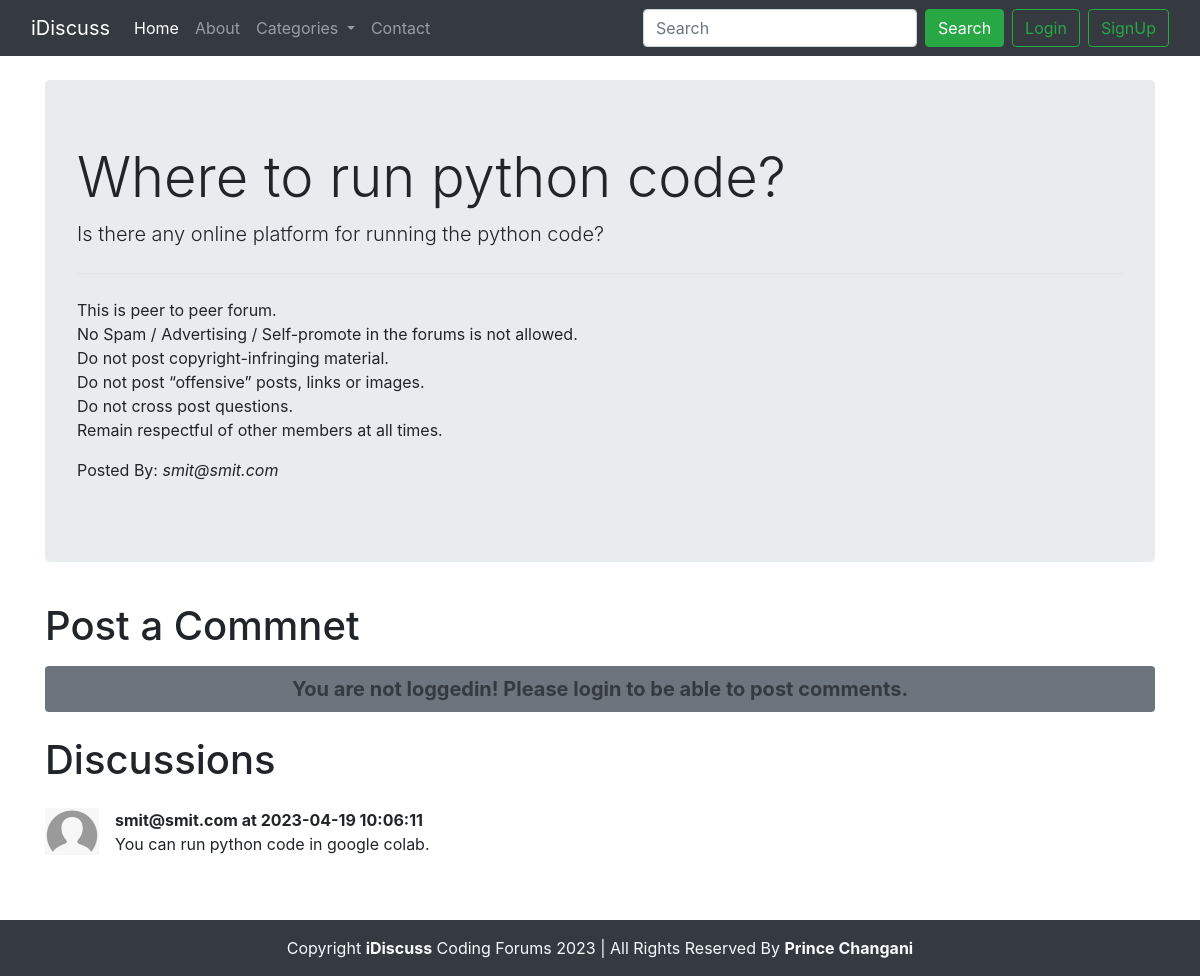
Screenshot of /thread.php?threadid=3 with the database file from the repository.
### tables this page shows
CREATE TABLE `threads` (
  `thread_id` int(7) NOT NULL,
  `thread_title` varchar(255) NOT NULL,
  `thread_desc` text NOT NULL,
  `thread_cat_id` int(7) NOT NULL,
  `thread_user_id` int(7) NOT NULL,
  `timestamp` datetime NOT NULL DEFAULT current_timestamp()
);

CREATE TABLE `users` (
  `sno` int(8) NOT NULL,
  `user_email` varchar(30) NOT NULL,
  `user_pass` varchar(255) NOT NULL,
  `timestamp` datetime NOT NULL
);

CREATE TABLE `comments` (
  `comment_id` int(8) NOT NULL,
  `comment_content` text NOT NULL,
  `thread_id` int(8) NOT NULL,
  `comment_by` int(8) NOT NULL,
  `comment_time` datetime NOT NULL DEFAULT current_timestamp()
);

### thread.php (the view, shortened to what this page needs)
<!doctype html>
<html lang="en">
<head>
    <link href="https://cdn.jsdelivr.net/npm/bootstrap@5.3.0-alpha3/dist/css/bootstrap.min.css" rel="stylesheet"
>
    <link rel="stylesheet" href="https://cdn.jsdelivr.net/npm/bootstrap@4.6.2/dist/css/bootstrap.min.css"
>
</head>
<body>
    <?php
        include 'partials/_dbconnect.php';
        include 'partials/_header.php';
    ?>
    <?php
        $id = $_GET['threadid'];
        $sql = "SELECT * FROM `threads` WHERE thread_id=$id";
        $result = mysqli_query($conn, $sql);
        while($row = mysqli_fetch_assoc($result))
        {
            $title = $row['thread_title'];
            $desc = $row['thread_desc'];
            $thread_user_id = $row['thread_user_id'];
            $sql2 = "SELECT user_email FROM `users` WHERE sno='$thread_user_id'";
            $result2 = mysqli_query($conn, $sql2);
            $row2 = mysqli_fetch_assoc($result2);
            $posted_by = $row2['user_email'];
        }
    ?>
    <div class="container my-4">
        <div class="jumbotron">
            <h1 class="display-4 "><?php echo $title; ?></h1>
            <p class="lead"><?php echo $desc; ?></p>
            <hr class="my-4">
            <p>
                This is peer to peer forum.
                <br>No Spam / Advertising / Self-promote in the forums is not allowed.
                <br>Do not post copyright-infringing material.
                <br>Do not post “offensive” posts, links or images.
                <br>Do not cross post questions.
                <br>Remain respectful of other members at all times.
            </p>
            <p>Posted By: <em><?php echo $posted_by; ?></em></p>
        </div>
    </div>
    <?php
        if(isset($_SESSION['loggedin']) && $_SESSION['loggedin']==true)
        {
            echo '
                <div class="container">
                    <h1 class="py-2">Post a Comment</h1>
                    <form action="' . $_SERVER['REQUEST_URI'] . '" method="POST">
                        <div class="form-group">
                            <label for="comment" class="fw-bold">Type Your comment</label>
                            <textarea class="form-control" id="comment" name="comment" rows="3"></textarea>
                            <input type="hidden" name="sno" value="' . $_SESSION['sno'] . '" >
                        </div>
                        <button type="submit" class="btn btn-success">Post Comment</button>
                    </form>
                </div>
                ';
        }
        else{
            echo '
                <div class="container">
                    <h1 class="py-2">Post a Commnet</h1>
                    <p class="bg-secondary text-dark fw-bold fs-5 p-2 text-center rounded-1">You are not loggedin! Please login to be able to post comments.</p>
                </div>
            ';
        }
    ?>
    <div class="container mb-5">
        <h1 class="py-2">Discussions</h1>
        <?php
            $id = $_GET['threadid'];
            $sql = "SELECT * FROM `comments` WHERE thread_id=$id";
            $result = mysqli_query($conn, $sql);
            while($row = mysqli_fetch_assoc($result))
            {
                $content = $row['comment_content'];
                $comment_time = $row['comment_time'];
                $thread_user_id = $row['comment_by'];
                $sql2 = "SELECT user_email FROM `users` WHERE sno='$thread_user_id'";
                $result2 = mysqli_query($conn, $sql2);
                $row2 = mysqli_fetch_assoc($result2);
                $user = $row2['user_email'];
                echo '  <div class="media my-3">
                <img src="img/userdefault.png" width="54px" class="mr-3" alt="...">
                <div class="media-body">
                    <p class="font-weight-bold my-0">'.$user.' at '.$comment_time.'</p>
                    <p>'.$content.'</p>
                </div>
                </div>
                ';
            }
        ?>
    </div>
    <?php
        include 'partials/_footer.php';
    ?>
</body>
</html>

### rows the page displays
threads: thread_title "Where to run python code?", thread_desc "Is there any online platform for running the python code?"
users: user_email "smit@smit.com"
comments: users.user_email "smit@smit.com", comment_time "2023-04-19 10:06:11", comment_content "You can run python code in google colab."
